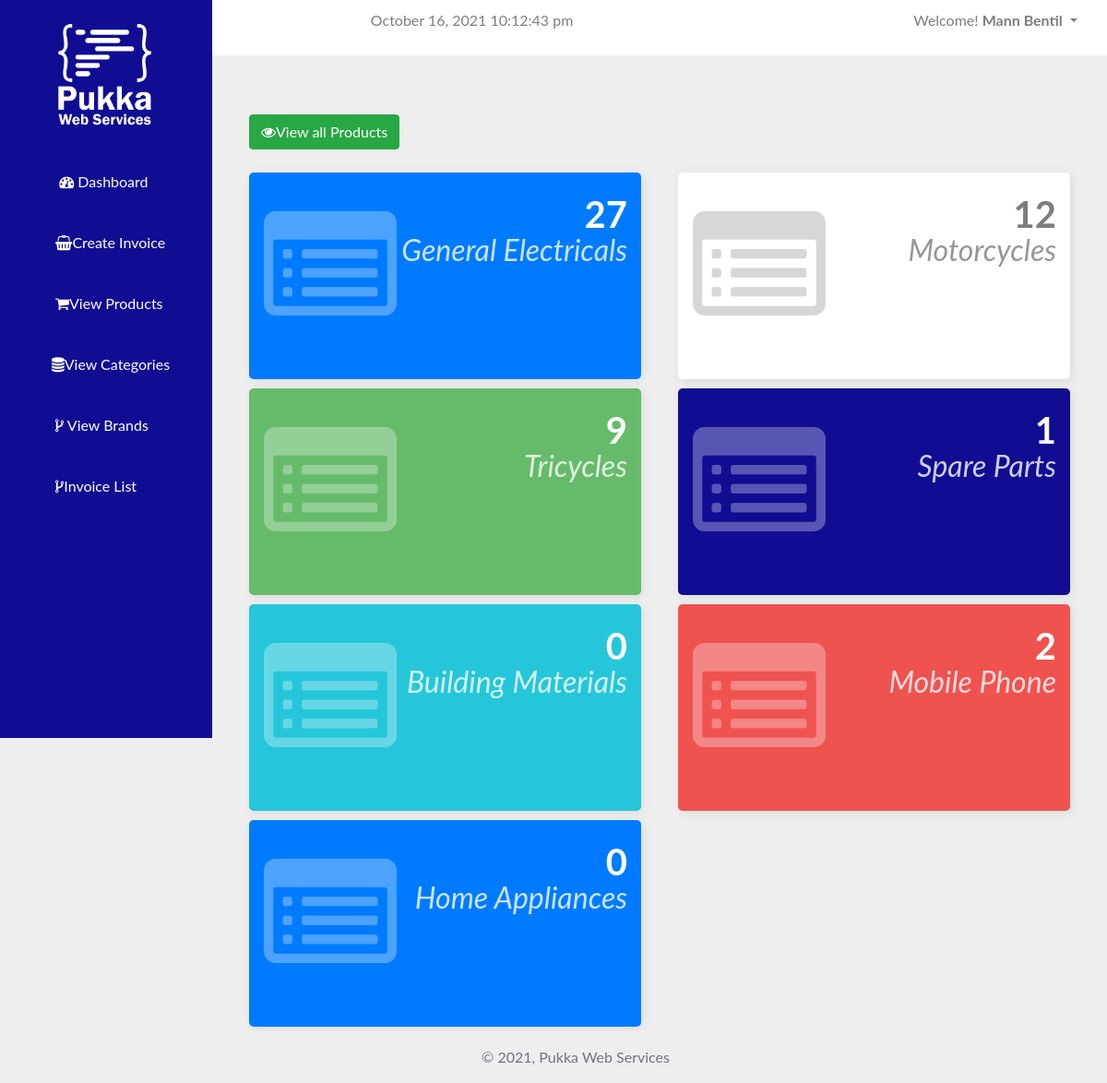
/e_dashboard.php?view_products (signed in), run on the app's committed database.
### tables this page shows
CREATE TABLE `categories` (
  `id` int(11) NOT NULL,
  `category_name` varchar(255) NOT NULL,
  `status` enum('0','1') NOT NULL
);

### public_html/includes/DBoperations.php (called while the page is built, shortened)
<?php
class DBOperation
{
	private $con;
	function __construct()
	{
		include_once("./public_html/database/db.php");
		$db = new Database();
		$this->con = $db->connect();
    }
	public function getAllRecord($table){
		$pre_stmt = $this->con->prepare("SELECT * FROM $table");
		$pre_stmt->execute() or die($this->con->error);
		$result = $pre_stmt->get_result();
		$rows = array();
		if ($result->num_rows > 0) {
			while($row = $result->fetch_assoc()){
				$rows[] = $row;
			}
			return $rows;
		}
		return "NO_DATA";
    }
    public function getCategoryByName($name){
        $stmt = $this->con->prepare("SELECT * FROM  categories WHERE category_name = ? LIMIT 1");
        $stmt->bind_param("s", $name);
        $stmt->execute() or die($this->con->error);
        $result = $stmt->get_result();
        $value = $result->fetch_assoc();
        return $value;
    }
    public function getProCount($cid)
    {
        $pre_stmt = $this->con->prepare("SELECT * FROM `products` WHERE `cid` = ?");
        $pre_stmt->bind_param("i", $cid);
        $pre_stmt->execute() or die($this->con->error);
        $result = $pre_stmt->get_result();
        return $result->num_rows;
    }
}
?>

### public_html/database/db.php (called while the page is built, shortened)
<?php
class Database
{
   public function connect(){
       $this->con = new Mysqli(HOST, USER, PASS, DB_NAME);
       if($this->con){
            return $this->con;
       }else{
            return "DATABASE CONNECTION FAILED";
       }
   }
}

### public_html/includes/actions.php (called while the page is built, shortened)
<?php
include_once "./public_html/includes/DBoperations.php";
function getProCount($cat){
    $obj = new DBoperation();
    $category = $obj->getCategoryByName($cat);
    $cid  = $category['id'];
    return $obj->getProCount($cid);
}

### public_html/employee/view-products.php (the view, shortened to what this page needs)
<div class="row">
  <div class="card-body">
  </div>
</div>
<div class="row">
    <div class="card-body pull-right">
      <a href = "?all_products" class="btn btn-success pull-left">
          <i class="fa fa-eye"></i>View all Products
      </a>
    </div>
</div>
<div class="row">
  <?php
    if(isset($_GET['view_products']))
    {
      $obj = new DBoperation();
      $rows = $obj->getAllRecord("categories");
      $bg = array("primary", "secondary", "success", "dark", "info", "danger");
      $i = 0;
      foreach ($rows as $row) {
        ?>
      <div class="col-md-6" title = "">
        <a href="?filterproducts&category=<?php echo $row['category_name'] ?>&id=<?php echo base64_encode($row['id']) ?>">
          <div class="card-counter <?php echo $bg[$i]; ?>">
          <i class="fa fa-list-alt" aria-hidden="true"></i>
            <span class="count-numbers"><?php echo getProCount($row['category_name']) ?></span>
            <span class="count-name"><?php echo $row['category_name'] ?></span>
          </div>
        </a>
      </div>
        <?php
          $i++;
          if($i >= count($bg))
          {
            $i = 0;
          }
      }
    }
  ?>
  </div>

### public_html/employee/sidenav.php (style rules this page uses)
html { position: relative; min-height: 100%; }
body { overflow-x: hidden; font-family: lato; background-color: #EEEEEE; }
a { color: #7D7D7D; text-decoration: none; background-color: transparent; -webkit-text-decoration-skip: objects; }
.bg-dark, .bg-secondary, .btn-dark, .btn-secondary, .dark { background-color: #100d93 !important; }

### public_html/employee/view-products.php (style rules this page uses)
.card-counter { box-shadow: 2px 2px 10px #DADADA; margin: 5px; padding: 2rem 1rem; background-color: #fff; height: 14rem; border-radius: 5px; transition: .3s linear all; }
.card-counter.primary { background-color: #007bff; color: #FFF; }
.card-counter.danger { background-color: #ef5350; color: #FFF; }
.card-counter.success { background-color: #66bb6a; color: #FFF; }
.card-counter.dark { background-color: #191919; color: #FFF; }
.card-counter.info { background-color: #26c6da; color: #FFF; }
.card-counter i { font-size: 9em; opacity: 0.3; }
.card-counter .count-numbers { position: absolute; right: 35px; top: 20px; font-size: 2.5rem; font-weight: bold; display: block; }
.card-counter .count-name { position: absolute; right: 35px; top: 65px; font-style: italic; text-transform: capitalize; opacity: 0.8; display: block; font-size: 2rem; }

### data on the page
categories: getProCount($row['category_name']) "27", category_name "General Electricals"
categories: getProCount($row['category_name']) "12", category_name "Motorcycles"
categories: getProCount($row['category_name']) "9", category_name "Tricycles"
categories: getProCount($row['category_name']) "1", category_name "Spare Parts"
categories: getProCount($row['category_name']) "0", category_name "Building Materials"
categories: getProCount($row['category_name']) "2", category_name "Mobile Phone"
categories: getProCount($row['category_name']) "0", category_name "Home Appliances"

### other printed values
$_SESSION["username"] "Mann Bentil"
